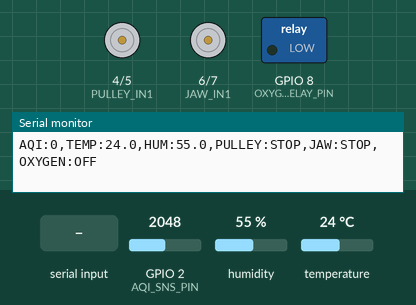
The sketch below on a simulated ESP32-S3. On the bench: motor-driver pin pairs drawn as motors (green arrow = first pin HIGH = forward, orange = second pin HIGH = backward, longer = more drive), switched loads named in the sketch (green lamp = pin HIGH), the last lines printed to the serial monitor. The inputs (shaded band) are chosen by the test bench; at power-on: GPIO 2 (AQI_SNS_PIN) = 2048, humidity 55 %, temperature 24 °C. The modem accepts every AT command (registered, SIM ready, sends succeed) and sends nothing else.

Above: at 10.5 s.
10.6 s: "U\n" received over Serial
At 14.0 s:
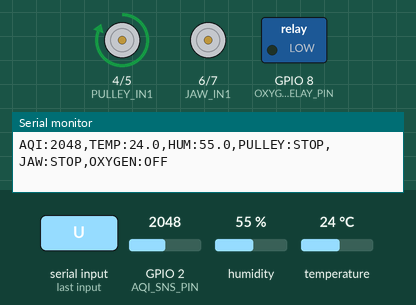
15.0 s: "D\n" received over Serial
At 15.4 s:
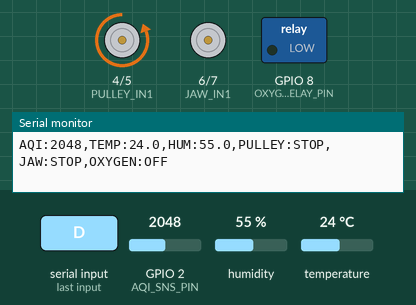
16.5 s: "O\n" received over Serial
At 17.7 s:
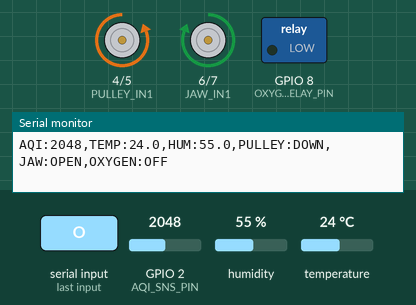
18.0 s: "u\n" received over Serial
At 18.8 s:
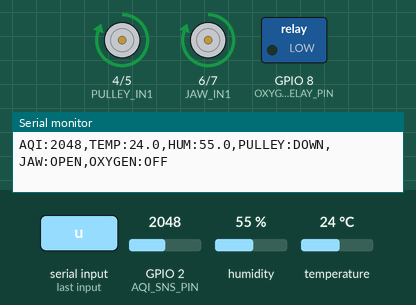
19.5 s: "C\n" received over Serial
At 20.0 s:
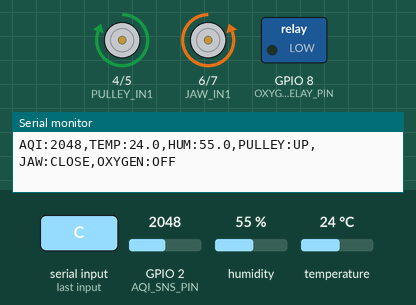
21.0 s: "d\n" received over Serial
At 22.4 s:
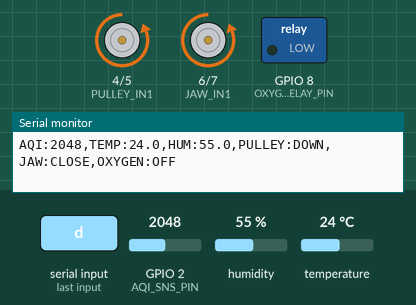
Timing chart, 0 to 23.5 s (numbered marks = the images above; inputs shaded):
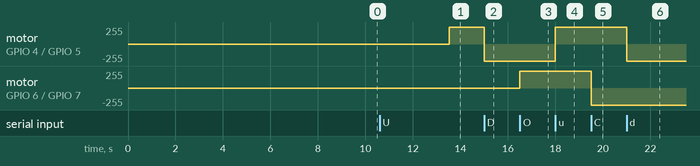

The sketch:

ResQWell_AQI_Microcontroller.ino
```cpp
#include <TimerOne.h>
#include <SoftwareSerial.h>
#include <DHT.h>

/*
  ResQWell - AQI Microcontroller

  Hardware:
  DHT11       -> DHT_PIN (D2)
  HC-05       -> Arduino Serial 0(RX), 1(TX)
  ESP8266     -> SoftwareSerial D10(RX), D11(TX)
  AQI sensor  -> A1

  L298 Motor Driver:
    Motor 1 = Pulley UP/DOWN
    Motor 2 = Jaw OPEN/CLOSE

  Relay:
    Oxygen pump ON/OFF

  Bluetooth commands:
    U = Pulley UP
    D = Pulley DOWN
    O = Jaw OPEN
    C = Jaw CLOSE
    1 = Oxygen pump ON
    0 = Oxygen pump OFF
    S = Stop both motors

  Status is periodically sent to HC-05:
    AQI, Temperature, Humidity, Motor status, Oxygen pump status

  IMPORTANT:
  - Replace the Wi-Fi placeholders in INIT_WIFI() with your own credentials.
  - Do not commit real Wi-Fi passwords or other secrets to a public GitHub repo.
*/

#define DHT_PIN 2
#define DHT_TYPE DHT11

DHT dht(DHT_PIN, DHT_TYPE);

// ---------------- AQI ----------------
const int AQI_SNS_PIN = A1;

boolean AQI_Tenmec_Flg = 0;
int AQI_ADC = 0;
int AQI_ADC_VAL = 0;
int AQI_Cnt = 0;
int AQI_AVG = 0;

// ---------------- Wi-Fi / ESP8266 ----------------
SoftwareSerial mySerial(10, 11); // RX, TX

boolean UPDATE_DATA_WIFI = 0;
int WIFI_CNT = 0;

// ---------------- Timer ----------------
volatile int msec_cnt = 0;
volatile int MS_CNT1 = 0;
volatile int TEN_MCNT = 0;

// ---------------- DHT11 ----------------
float TEMPERATURE = 0;
float HUMIDITY = 0;

unsigned long lastDHTRead = 0;
const unsigned long DHT_INTERVAL = 2000;

// ---------------- Bluetooth status ----------------
unsigned long lastBTStatus = 0;
const unsigned long BT_STATUS_INTERVAL = 2000;

// ---------------- L298 Motor Driver ----------------
// Motor 1: Pulley
const int PULLEY_IN1 = 4;
const int PULLEY_IN2 = 5;

// Motor 2: Jaw
const int JAW_IN1 = 6;
const int JAW_IN2 = 7;

// ---------------- Oxygen relay ----------------
const int OXYGEN_RELAY_PIN = 8;

// Set to LOW if your relay module is active LOW.
const int RELAY_ON = HIGH;
const int RELAY_OFF = LOW;

// ---------------- Motor status ----------------
String pulleyStatus = "STOP";
String jawStatus = "STOP";
bool oxygenPumpStatus = false;


// ========================================================
// SETUP
// ========================================================
void setup()
{
  // HC-05 is connected to hardware Serial 0,1
  Serial.begin(9600);

  // ESP8266 remains on SoftwareSerial
  mySerial.begin(115200);

  dht.begin();

  pinMode(AQI_SNS_PIN, INPUT);

  pinMode(PULLEY_IN1, OUTPUT);
  pinMode(PULLEY_IN2, OUTPUT);

  pinMode(JAW_IN1, OUTPUT);
  pinMode(JAW_IN2, OUTPUT);

  pinMode(OXYGEN_RELAY_PIN, OUTPUT);

  stopPulley();
  stopJaw();
  oxygenOff();

  // Timer interrupt every 1 ms
  Timer1.initialize(1000);
  Timer1.attachInterrupt(timerIsr);

  // ESP8266 initialization
  mySerial.println("AT");
  delay(300);
  INIT_WIFI();

  // Initial sensor read
  readDHT11();

  Serial.println("SYSTEM READY");
  Serial.println("Bluetooth Commands: U=UP D=DOWN O=OPEN C=CLOSE 1=OXYGEN ON 0=OXYGEN OFF S=STOP");
}


// ========================================================
// MAIN LOOP
// ========================================================
void loop()
{
  READ_AQI_SENSOR();

  readDHT11();

  readBluetoothCommand();

  if (UPDATE_DATA_WIFI)
  {
    esp_8266();
    UPDATE_DATA_WIFI = 0;
  }

  sendBluetoothStatus();
}


// ========================================================
// TIMER ISR
// ========================================================
void timerIsr()
{
  // 500 ms counter
  msec_cnt++;

  if (msec_cnt >= 500)
  {
    if (UPDATE_DATA_WIFI == 0)
    {
      WIFI_CNT++;

      // 20 x 500 ms = 10 seconds
      if (WIFI_CNT >= 20)
      {
        UPDATE_DATA_WIFI = 1;
        WIFI_CNT = 0;
      }
    }

    msec_cnt = 0;
  }

  // 1 second counter
  MS_CNT1++;

  if (MS_CNT1 >= 1000)
  {
    MS_CNT1 = 0;
  }

  // AQI sampling every 10 ms
  TEN_MCNT++;

  if (TEN_MCNT >= 10)
  {
    AQI_Tenmec_Flg = 1;
    TEN_MCNT = 0;
  }
}


// ========================================================
// AQI SENSOR
// ========================================================
void READ_AQI_SENSOR(void)
{
  if (AQI_Tenmec_Flg)
  {
    AQI_ADC = analogRead(AQI_SNS_PIN);
    AQI_ADC_VAL = AQI_ADC_VAL + AQI_ADC;
    AQI_Cnt++;
    AQI_Tenmec_Flg = 0;
  }

  if (AQI_Cnt >= 8)
  {
    AQI_AVG = AQI_ADC_VAL >> 3;

    AQI_Cnt = 0;
    AQI_ADC_VAL = 0;
  }
}


// ========================================================
// DHT11
// ========================================================
void readDHT11()
{
  if (millis() - lastDHTRead >= DHT_INTERVAL)
  {
    lastDHTRead = millis();

    float h = dht.readHumidity();
    float t = dht.readTemperature();

    if (!isnan(h) && !isnan(t))
    {
      HUMIDITY = h;
      TEMPERATURE = t;
    }
  }
}


// ========================================================
// BLUETOOTH COMMAND READING
// HC-05 -> Serial RX pin 0
// ========================================================
void readBluetoothCommand()
{
  while (Serial.available() > 0)
  {
    char command = Serial.read();

    // Ignore CR/LF and spaces
    if (command == '\r' || command == '\n' || command == ' ')
      continue;

    switch (command)
    {
      case 'U':
      case 'u':
        pulleyUp();
        break;

      case 'D':
      case 'd':
        pulleyDown();
        break;

      case 'O':
      case 'o':
        jawOpen();
        break;

      case 'C':
      case 'c':
        jawClose();
        break;

      case '1':
        oxygenOn();
        break;

      case '0':
        oxygenOff();
        break;

      case 'S':
      case 's':
        stopPulley();
        stopJaw();
        break;

      default:
        Serial.println("INVALID COMMAND");
        break;
    }
  }
}


// ========================================================
// PULLEY MOTOR - MOTOR 1
// ========================================================
void pulleyUp()
{
  digitalWrite(PULLEY_IN1, HIGH);
  digitalWrite(PULLEY_IN2, LOW);
  pulleyStatus = "UP";
}

void pulleyDown()
{
  digitalWrite(PULLEY_IN1, LOW);
  digitalWrite(PULLEY_IN2, HIGH);
  pulleyStatus = "DOWN";
}

void stopPulley()
{
  digitalWrite(PULLEY_IN1, LOW);
  digitalWrite(PULLEY_IN2, LOW);
  pulleyStatus = "STOP";
}


// ========================================================
// JAW MOTOR - MOTOR 2
// ========================================================
void jawOpen()
{
  digitalWrite(JAW_IN1, HIGH);
  digitalWrite(JAW_IN2, LOW);
  jawStatus = "OPEN";
}

void jawClose()
{
  digitalWrite(JAW_IN1, LOW);
  digitalWrite(JAW_IN2, HIGH);
  jawStatus = "CLOSE";
}

void stopJaw()
{
  digitalWrite(JAW_IN1, LOW);
  digitalWrite(JAW_IN2, LOW);
  jawStatus = "STOP";
}


// ========================================================
// OXYGEN PUMP RELAY
// ========================================================
void oxygenOn()
{
  digitalWrite(OXYGEN_RELAY_PIN, RELAY_ON);
  oxygenPumpStatus = true;
}

void oxygenOff()
{
  digitalWrite(OXYGEN_RELAY_PIN, RELAY_OFF);
  oxygenPumpStatus = false;
}


// ========================================================
// SEND STATUS TO HC-05
// ========================================================
void sendBluetoothStatus()
{
  if (millis() - lastBTStatus >= BT_STATUS_INTERVAL)
  {
    lastBTStatus = millis();

    Serial.print("AQI:");
    Serial.print(AQI_AVG);

    Serial.print(",TEMP:");
    Serial.print(TEMPERATURE, 1);

    Serial.print(",HUM:");
    Serial.print(HUMIDITY, 1);

    Serial.print(",PULLEY:");
    Serial.print(pulleyStatus);

    Serial.print(",JAW:");
    Serial.print(jawStatus);

    Serial.print(",OXYGEN:");
    Serial.println(oxygenPumpStatus ? "ON" : "OFF");
  }
}


// ========================================================
// ESP8266 / WI-FI
// ========================================================
void esp_8266(void)
{
  String cmd = "AT+CIPSTART=4,\"TCP\",\"";
  cmd += "172.105.39.109";
  cmd += "\",8091";

  mySerial.println(cmd);
  delay(500);

  if (mySerial.find("Error"))
  {
    mySerial.println("AT+CIPSTART error");
    return;
  }

  // HTTP request sends temperature, humidity and AQI to the server.
  String getStr = "GET /AQI/data/send?";

  getStr += "temperature=";
  getStr += String(TEMPERATURE, 1);

  getStr += "&humidity=";
  getStr += String(HUMIDITY, 1);

  getStr += "&aqi=";
  getStr += String(AQI_AVG);

  getStr += "\r\n\r\n";

  cmd = "AT+CIPSEND=4,";
  cmd += String(getStr.length());

  mySerial.println(cmd);
  delay(1000);

  mySerial.println(getStr);

  delay(1000);
  mySerial.println("AT+CIPCLOSE=4");
}


// ========================================================
// ESP8266 INITIALIZATION
// ========================================================
void INIT_WIFI(void)
{
  mySerial.println("AT+CWMODE=3");
  delay(1000);

  mySerial.println("AT+CWQAP");
  delay(1000);

  mySerial.println("AT+CIPMUX=1");
  delay(1000);

  // Enter your Wi-Fi credentials locally. Do not publish them on GitHub.
  String cmd = "AT+CWJAP=\"YOUR_WIFI_NAME\",\"YOUR_WIFI_PASSWORD\"";
  mySerial.println(cmd);

  delay(6000);
}
```

Measured:
- after the input at 10.6 s, motor on GPIO 4 (PULLEY_IN1) / GPIO 5 (PULLEY_IN2): stopped → forward 255/255 after 2.9 s
- after the input at 15.0 s, motor on GPIO 4 (PULLEY_IN1) / GPIO 5 (PULLEY_IN2): forward 255/255 → backward 255/255 at once
- after the input at 16.5 s, motor on GPIO 6 (JAW_IN1) / GPIO 7 (JAW_IN2): stopped → forward 255/255 at once
- after the input at 18.0 s, motor on GPIO 4 (PULLEY_IN1) / GPIO 5 (PULLEY_IN2): backward 255/255 → forward 255/255 at once
- after the input at 19.5 s, motor on GPIO 6 (JAW_IN1) / GPIO 7 (JAW_IN2): forward 255/255 → backward 255/255 at once
- after the input at 21.0 s, motor on GPIO 4 (PULLEY_IN1) / GPIO 5 (PULLEY_IN2): forward 255/255 → backward 255/255 at once
